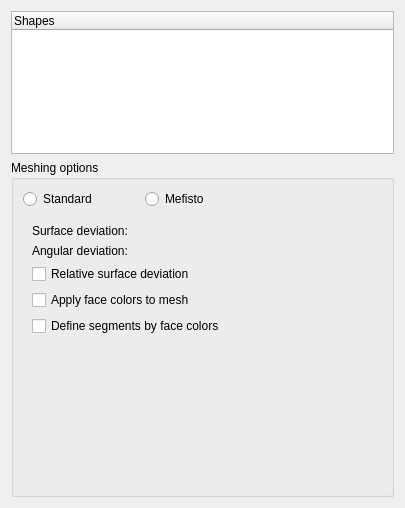
<?xml version="1.0" encoding="UTF-8"?>
<ui version="4.0">
 <class>MeshPartGui::Tessellation</class>
 <widget class="QWidget" name="MeshPartGui::Tessellation">
  <property name="geometry">
   <rect>
    <x>0</x>
    <y>0</y>
    <width>405</width>
    <height>508</height>
   </rect>
  </property>
  <property name="windowTitle">
   <string>Tessellation</string>
  </property>
  <layout class="QGridLayout" name="gridLayout_7">
   <item row="0" column="0">
    <widget class="QTreeWidget" name="treeWidget">
     <property name="selectionMode">
      <enum>QAbstractItemView::ExtendedSelection</enum>
     </property>
     <column>
      <property name="text">
       <string>Shapes</string>
      </property>
     </column>
    </widget>
   </item>
   <item row="1" column="0">
    <widget class="QGroupBox" name="groupBoxMeshingOptions">
     <property name="title">
      <string>Meshing options</string>
     </property>
     <layout class="QGridLayout" name="gridLayout_6">
      <item row="0" column="0">
       <widget class="QRadioButton" name="radioButtonStandard">
        <property name="text">
         <string>Standard</string>
        </property>
       </widget>
      </item>
      <item row="0" column="1">
       <widget class="QRadioButton" name="radioButtonMefisto">
        <property name="text">
         <string>Mefisto</string>
        </property>
       </widget>
      </item>
      <item row="1" column="0" colspan="3">
       <widget class="QStackedWidget" name="stackedWidget">
        <property name="currentIndex">
         <number>0</number>
        </property>
        <widget class="QWidget" name="pageStandard">
         <layout class="QGridLayout" name="gridLayout_3">
          <item row="0" column="0">
           <layout class="QGridLayout" name="gridLayout">
            <item row="0" column="0">
             <widget class="QLabel" name="labelSurfaceDeviation">
              <property name="text">
               <string>Surface deviation:</string>
              </property>
             </widget>
            </item>
            <item row="0" column="1">
             <widget class="Gui::QuantitySpinBox" name="spinSurfaceDeviation" native="true">
              <property name="unit" stdset="0">
               <string notr="true">mm</string>
              </property>
              <property name="minimum" stdset="0">
               <double>0.001000000000000</double>
              </property>
              <property name="singleStep" stdset="0">
               <double>0.100000000000000</double>
              </property>
              <property name="value" stdset="0">
               <double>0.100000000000000</double>
              </property>
             </widget>
            </item>
            <item row="1" column="0">
             <widget class="QLabel" name="labelAngularDeviation">
              <property name="text">
               <string>Angular deviation:</string>
              </property>
             </widget>
            </item>
            <item row="1" column="1">
             <widget class="Gui::QuantitySpinBox" name="spinAngularDeviation" native="true">
              <property name="unit" stdset="0">
               <string notr="true">deg</string>
              </property>
              <property name="minimum" stdset="0">
               <double>1.000000000000000</double>
              </property>
              <property name="maximum" stdset="0">
               <double>180.000000000000000</double>
              </property>
              <property name="singleStep" stdset="0">
               <double>5.000000000000000</double>
              </property>
              <property name="value" stdset="0">
               <double>30.000000000000000</double>
              </property>
             </widget>
            </item>
           </layout>
          </item>
          <item row="1" column="0">
           <widget class="QCheckBox" name="relativeDeviation">
            <property name="text">
             <string>Relative surface deviation</string>
            </property>
           </widget>
          </item>
          <item row="2" column="0">
           <widget class="QCheckBox" name="meshShapeColors">
            <property name="text">
             <string>Apply face colors to mesh</string>
            </property>
           </widget>
          </item>
          <item row="3" column="0">
           <widget class="QCheckBox" name="groupsFaceColors">
            <property name="text">
             <string>Define segments by face colors</string>
            </property>
           </widget>
          </item>
          <item row="4" column="0">
           <spacer name="verticalSpacer">
            <property name="orientation">
             <enum>Qt::Vertical</enum>
            </property>
            <property name="sizeHint" stdset="0">
             <size>
              <width>20</width>
              <height>189</height>
             </size>
            </property>
           </spacer>
          </item>
         </layout>
        </widget>
        <widget class="QWidget" name="pageMefisto">
         <layout class="QGridLayout" name="gridLayout_9">
          <item row="0" column="0">
           <layout class="QHBoxLayout" name="horizontalLayout_2">
            <item>
             <widget class="QCheckBox" name="checkMaximumEdgeLength">
              <property name="text">
               <string>Maximum edge length:</string>
              </property>
              <property name="checked">
               <bool>true</bool>
              </property>
             </widget>
            </item>
            <item>
             <widget class="Gui::QuantitySpinBox" name="spinMaximumEdgeLength" native="true">
              <property name="unit" stdset="0">
               <string notr="true">mm</string>
              </property>
              <property name="singleStep" stdset="0">
               <double>0.100000000000000</double>
              </property>
              <property name="value" stdset="0">
               <double>1.000000000000000</double>
              </property>
             </widget>
            </item>
           </layout>
          </item>
          <item row="1" column="0">
           <spacer name="verticalSpacer_2">
            <property name="orientation">
             <enum>Qt::Vertical</enum>
            </property>
            <property name="sizeHint" stdset="0">
             <size>
              <width>20</width>
              <height>189</height>
             </size>
            </property>
           </spacer>
          </item>
         </layout>
        </widget>
       </widget>
      </item>
     </layout>
    </widget>
   </item>
  </layout>
 </widget>
 <customwidgets>
  <customwidget>
   <class>Gui::QuantitySpinBox</class>
   <extends>QWidget</extends>
   <header>Gui/QuantitySpinBox.h</header>
  </customwidget>
 </customwidgets>
 <tabstops>
  <tabstop>treeWidget</tabstop>
 </tabstops>
 <resources/>
 <connections>
  <connection>
   <sender>checkMaximumEdgeLength</sender>
   <signal>toggled(bool)</signal>
   <receiver>spinMaximumEdgeLength</receiver>
   <slot>setEnabled(bool)</slot>
   <hints>
    <hint type="sourcelabel">
     <x>81</x>
     <y>343</y>
    </hint>
    <hint type="destinationlabel">
     <x>208</x>
     <y>350</y>
    </hint>
   </hints>
  </connection>
 </connections>
</ui>
